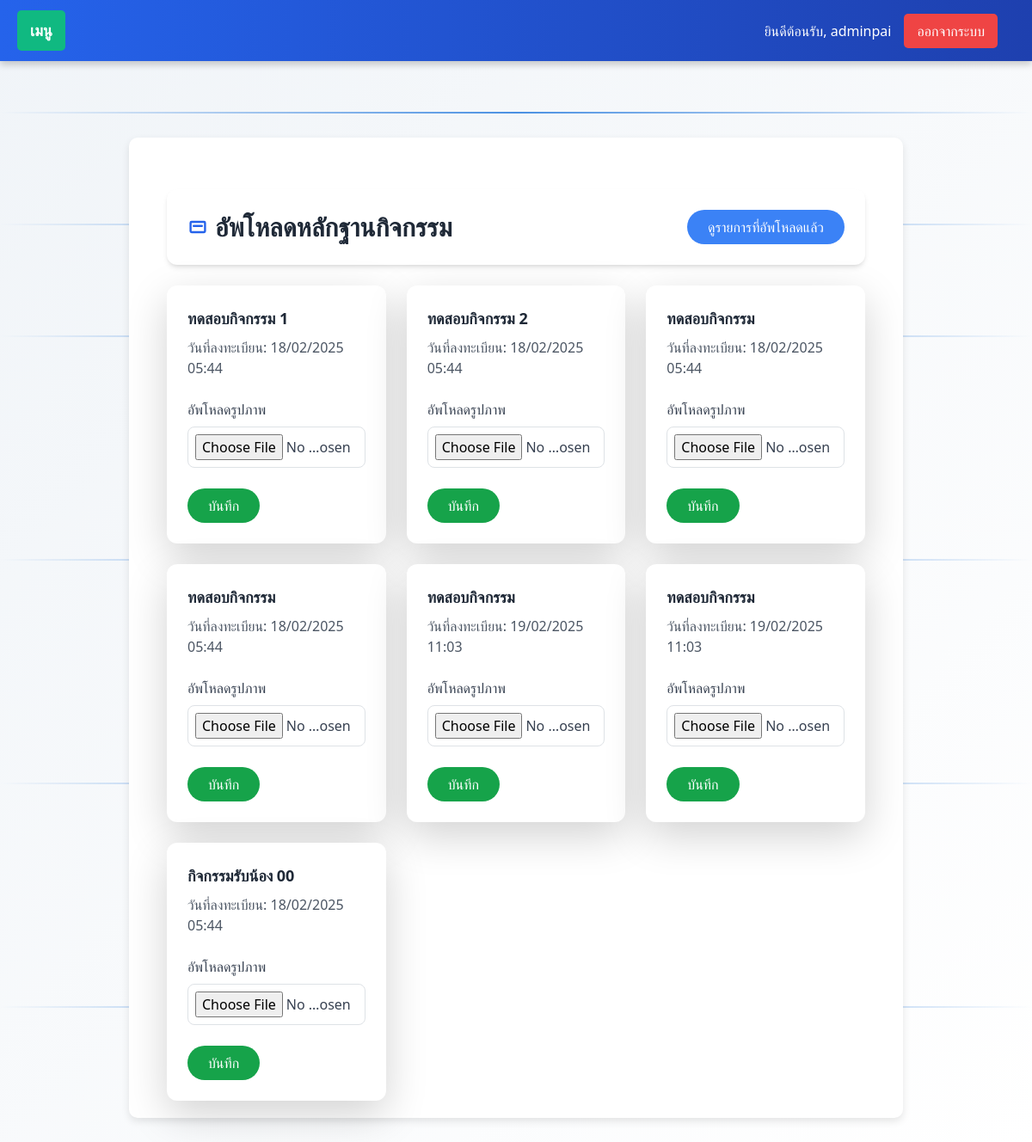
/upload-proof/ (signed in), run on an earlier commit of the app's database.
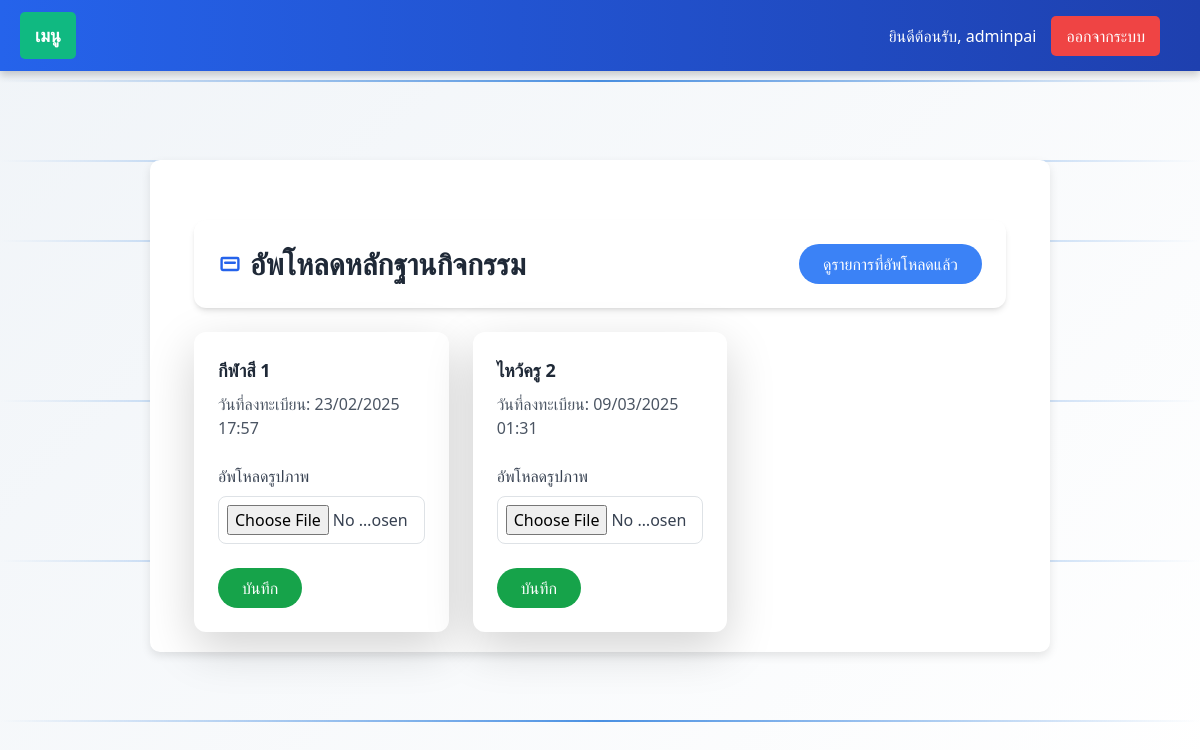
And on a later commit of the database.
### myapp/models.py (models this page shows, shortened)
class ActivityRegistration(models.Model):
    user = models.ForeignKey(settings.AUTH_USER_MODEL, on_delete=models.CASCADE)
    activity = models.ForeignKey('Activity', on_delete=models.CASCADE)
    registration_date = models.DateTimeField(auto_now_add=True)
    proof_image = models.ImageField(upload_to='proofs/', null=True, blank=True)
    proof_upload_date = models.DateTimeField(auto_now_add=True, null=True, blank=True)
    class Meta:
        ordering = ['-registration_date']
        verbose_name = 'รูปหลักฐานการลงทะเบียนทั้งหมด'
        verbose_name_plural = 'รูปหลักฐานการลงทะเบียนทั้งหมด'

class Activity(models.Model):
    name = models.CharField(
        max_length=255,
        verbose_name='ชื่อกิจกรรม'
    )
    description = models.TextField(
        verbose_name='รายละเอียดกิจกรรม'
    )
    start_date = models.DateField(
        verbose_name='วันที่เริ่มจัดกิจกรรม',
        default=datetime.date.today
    )
    end_date = models.DateField(
        verbose_name='วันที่สิ้นสุดกิจกรรม',
        null=True,  # ยอมให้เป็น NULL
        blank=True  # สามารถทิ้งว่างได้ในฟอร์ม
    )
    created_by = models.ForeignKey(
        CustomUser,
        on_delete=models.CASCADE,
        verbose_name='ผู้สร้างกิจกรรม'
    )
    FACULTY_CHOICES = [
        ('all', 'ทุกคนเข้าร่วมได้'),
        ('CS', 'วิทยาการคอมพิวเตอร์'),
        ('CCS', 'วิทยาศาสตร์เครื่องสำอาง'),
        ('OHS', 'อาชีวอนามัยและความปลอดภัย'),
        ('EHS', 'อนามัยสิ่งแวดล้อมและสาธารณภัย'),
        ('MS', 'วิทยาศาสตร์การแพทย์'),
        ('GS', 'วิทยาศาสตร์ทั่วไป'),
        ('IT', 'เทคโนโลยีสารสนเทศ'),
        ('BIB', 'อุตสาหกรรมชีวภาพเพื่อธุรกิจ'),
        ('CYB', 'ความมั่นคงปลอดภัยไซเบอร์'),
    ]
    faculty = models.CharField(
        max_length=10,
        choices=FACULTY_CHOICES,
        default='all',
        verbose_name='คณะที่จัดกิจกรรม'
    )
    class Meta:
        verbose_name = 'กิจกรรม'
        verbose_name_plural = 'กิจกรรมทั้งหมด'

### myapp/views.py (the view, shortened to what this page needs)
# urls.py: path('upload-proof/', views.upload_proof, name='upload_proof'),
@login_required
@csrf_exempt  # เพิ่มเพื่อให้แน่ใจว่าไม่มีปัญหา CSRF (ถ้าไม่ใช้ก็ลบได้)
def upload_proof(request):
    participations = Participation.objects.filter(
        student=request.user,
        status='approved'
    ).select_related('activity')
    print("Participations:", list(participations))
    registrations = [
        ActivityRegistration.objects.get_or_create(
            user=request.user,
            activity=participation.activity
        )[0]
        for participation in participations if participation.activity
    ]
    return render(request, 'upload_proof.html', {
        'registrations': registrations
    })

### myapp/models.py (called while the page is built)
    def __str__(self):
        return f"{self.student.username} เข้าร่วม {self.activity.name} - {self.get_status_display()}"

### templates/upload_proof.html (shortened to what this page needs)
{% extends 'base.html' %}
{% block content %}
<div class="container mx-auto mt-10 px-4">
  <div class="flex justify-between items-center mb-6 p-4 bg-white rounded-xl shadow-md">
    <h2 class="text-2xl md:text-3xl font-bold text-gray-800 flex items-center">
      <svg class="w-6 h-6 mr-2 text-blue-600" fill="currentColor" viewBox="0 0 20 20" xmlns="http://www.w3.org/2000/svg"><path fill-rule="evenodd" d="M4 4a2 2 0 00-2 2v8a2 2 0 002 2h12a2 2 0 002-2V6a2 2 0 00-2-2H4zm0 2h12v8H4V6zm2 2a1 1 0 000 2h8a1 1 0 100-2H6z" clip-rule="evenodd" /></svg>
      อัพโหลดหลักฐานกิจกรรม
    </h2>
    <a href="{% url 'user_upload_proof_list' %}" class="bg-blue-500 hover:bg-blue-600 text-white font-medium py-2 px-4 rounded-full transition duration-200">
      ดูรายการที่อัพโหลดแล้ว
    </a>
  </div>
  <div class="grid grid-cols-1 sm:grid-cols-2 lg:grid-cols-3 gap-6">
    {% for registration in registrations %}
    <div class="bg-white rounded-xl shadow-lg p-6 transition duration-300 hover:-translate-y-2 hover:shadow-xl {% if registration.has_proof %}opacity-90 pointer-events-none{% endif %}" id="card-{{ registration.activity.id }}">
      <h5 class="text-lg font-semibold text-gray-800 mb-2">{{ registration.activity.name }}</h5>
      <p class="text-gray-600 mb-4">วันที่ลงทะเบียน: {{ registration.registration_date|date:"d/m/Y H:i" }}</p>
      {% if registration.has_proof %}
        <p class="text-green-600 font-semibold flex items-center gap-2">
          <svg class="w-5 h-5" fill="currentColor" viewBox="0 0 20 20" xmlns="http://www.w3.org/2000/svg"><path fill-rule="evenodd" d="M16.707 5.293a1 1 0 010 1.414l-8 8a1 1 0 01-1.414 0l-4-4a1 1 0 011.414-1.414L8 12.586l7.293-7.293a1 1 0 011.414 0z" clip-rule="evenodd" /></svg>
          อัพโหลดหลักฐานแล้ว
        </p>
      {% else %}
        <form method="POST" enctype="multipart/form-data" class="upproof-form-{{ registration.activity.id }}">
          <div class="mb-4">
            <label for="proof_image_{{ registration.activity.id }}" class="block text-gray-700 font-medium mb-2">อัพโหลดรูปภาพ</label>
            <input type="file" class="block w-full text-gray-700 border border-gray-300 rounded-lg p-2 focus:border-blue-500 focus:outline-none" id="proof_image_{{ registration.activity.id }}" name="proof_image" accept="image/*" required>
          </div>
          <button type="submit" class="bg-green-600 hover:bg-green-700 text-white font-medium py-2 px-4 rounded-full transition duration-200">บันทึก</button>
        </form>
      {% endif %}
    </div>
    {% endfor %}
  </div>
</div>
{% endblock %}

### templates/base.html (shortened to what this page needs)
{% load static %}
<!DOCTYPE html>
<html lang="th">
<head>
  <link rel="stylesheet" href="{% static 'css/style.css' %}">
  <link rel="stylesheet" href="https://cdn.jsdelivr.net/npm/bootstrap@5.3.0/dist/css/bootstrap.min.css">
  <link rel="stylesheet" href="https://cdnjs.cloudflare.com/ajax/libs/font-awesome/6.0.0/css/all.min.css">
  <script src="https://cdn.tailwindcss.com"></script>
</head>
<body>
  <div class="moving-line"></div>
  <div class="moving-line"></div>
  <div class="base-navbar">
    <div class="base-menu-container" id="menuContainer">
      <a href="#" class="base-menu" id="menuButton">เมนู</a>
    </div>
    <div class="base-right-side">
      {% if user.is_authenticated %}
        <span>ยินดีต้อนรับ, {{ user.username }}</span>
        <form method="post" action="{% url 'logout' %}" style="display:inline;">
          <button type="submit" class="base-logout-btn">ออกจากระบบ</button>
        </form>
      {% else %}
        <a href="{% url 'login' %}">เข้าสู่ระบบ</a>
        <a href="{% url 'register' %}">สมัครสมาชิก</a>
      {% endif %}
    </div>
  </div>
  <div class="base-container">
    {% block content %}
    {% endblock %}
  </div>
</body>
</html>

What changed in the data, as far as the page shows it:
removed ActivityRegistration: activity.name "ทดสอบกิจกรรม 1", registration_date "18/02/2025 05:44"
removed ActivityRegistration: activity.name "ทดสอบกิจกรรม 2", registration_date "18/02/2025 05:44"
removed ActivityRegistration: activity.name "ทดสอบกิจกรรม", registration_date "18/02/2025 05:44"
removed ActivityRegistration: activity.name "ทดสอบกิจกรรม", registration_date "18/02/2025 05:44"
removed ActivityRegistration: activity.name "ทดสอบกิจกรรม", registration_date "19/02/2025 11:03"
removed ActivityRegistration: activity.name "ทดสอบกิจกรรม", registration_date "19/02/2025 11:03"
removed ActivityRegistration: activity.name "กิจกรรมรับน้อง 00", registration_date "18/02/2025 05:44"
added ActivityRegistration: activity.name "กีฬาสี 1", registration_date "23/02/2025 17:57"
added ActivityRegistration: activity.name "ไหว้ครู 2", registration_date "09/03/2025 01:31"
